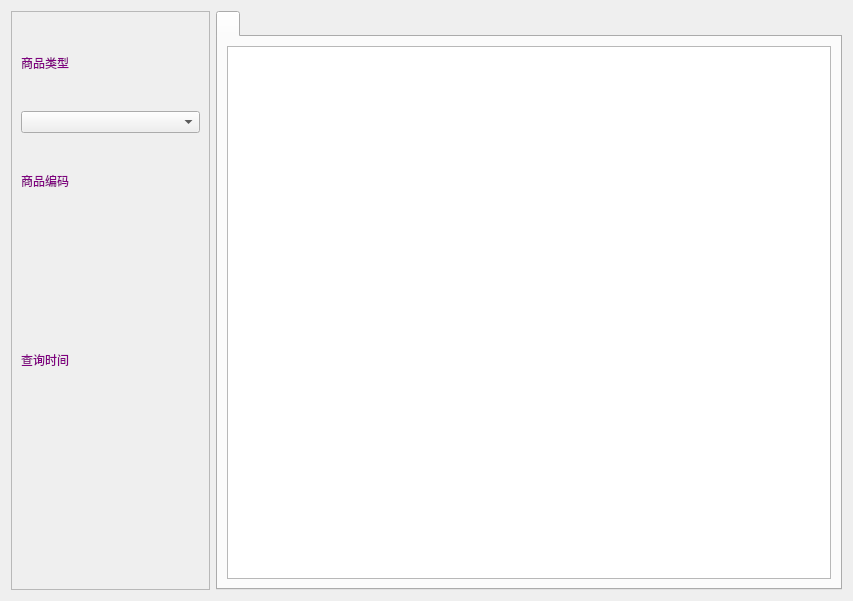
<?xml version="1.0" encoding="UTF-8"?>
<ui version="4.0">
 <class>w_i_inventory_query_Dialog</class>
 <widget class="QDialog" name="w_i_inventory_query_Dialog">
  <property name="geometry">
   <rect>
    <x>0</x>
    <y>0</y>
    <width>853</width>
    <height>601</height>
   </rect>
  </property>
  <property name="windowTitle">
   <string>Dialog</string>
  </property>
  <layout class="QHBoxLayout" name="horizontalLayout">
   <item>
    <widget class="QFrame" name="frame">
     <property name="maximumSize">
      <size>
       <width>199</width>
       <height>16777215</height>
      </size>
     </property>
     <property name="frameShape">
      <enum>QFrame::StyledPanel</enum>
     </property>
     <property name="frameShadow">
      <enum>QFrame::Raised</enum>
     </property>
     <layout class="QVBoxLayout" name="verticalLayout">
      <item>
       <widget class="QLabel" name="label_3">
        <property name="styleSheet">
         <string notr="true">color:purple;</string>
        </property>
        <property name="text">
         <string>商品类型</string>
        </property>
       </widget>
      </item>
      <item>
       <widget class="lds_ComboBox" name="comboBox_series">
        <property name="editable">
         <bool>false</bool>
        </property>
       </widget>
      </item>
      <item>
       <widget class="QLabel" name="label_4">
        <property name="styleSheet">
         <string notr="true">color:purple;</string>
        </property>
        <property name="text">
         <string>商品编码</string>
        </property>
       </widget>
      </item>
      <item>
       <widget class="lds_selectgoods" name="selectgoods" native="true"/>
      </item>
      <item>
       <widget class="QLabel" name="label_5">
        <property name="styleSheet">
         <string notr="true">color:purple;</string>
        </property>
        <property name="text">
         <string>查询时间</string>
        </property>
       </widget>
      </item>
      <item>
       <layout class="QHBoxLayout" name="horizontalLayout_2" stretch="1,1">
        <item>
         <widget class="QLabel" name="label">
          <property name="styleSheet">
           <string notr="true"/>
          </property>
          <property name="text">
           <string/>
          </property>
         </widget>
        </item>
        <item>
         <widget class="QLabel" name="label_querytime">
          <property name="styleSheet">
           <string notr="true"/>
          </property>
          <property name="text">
           <string/>
          </property>
         </widget>
        </item>
       </layout>
      </item>
      <item>
       <widget class="lds_toolbar" name="widget"/>
      </item>
     </layout>
    </widget>
   </item>
   <item>
    <widget class="QTabWidget" name="tabWidget">
     <property name="currentIndex">
      <number>0</number>
     </property>
     <widget class="QWidget" name="tab">
      <attribute name="title">
       <string/>
      </attribute>
      <layout class="QVBoxLayout" name="verticalLayout_4">
       <item>
        <widget class="lds_tableview_sum" name="tableView"/>
       </item>
      </layout>
     </widget>
    </widget>
   </item>
  </layout>
 </widget>
 <customwidgets>
  <customwidget>
   <class>lds_toolbar</class>
   <extends>QFrame</extends>
   <header>lds_toolbar.h</header>
   <container>1</container>
  </customwidget>
  <customwidget>
   <class>lds_tableview_sum</class>
   <extends>QTableView</extends>
   <header>lds_tableview_sum.h</header>
  </customwidget>
  <customwidget>
   <class>lds_ComboBox</class>
   <extends>QComboBox</extends>
   <header>lds_combobox.h</header>
  </customwidget>
  <customwidget>
   <class>lds_selectgoods</class>
   <extends>QWidget</extends>
   <header>lds_selectgoods.h</header>
   <container>1</container>
   <slots>
    <signal>okstr1(QString)</signal>
   </slots>
  </customwidget>
 </customwidgets>
 <tabstops>
  <tabstop>tableView</tabstop>
  <tabstop>comboBox_series</tabstop>
  <tabstop>tabWidget</tabstop>
 </tabstops>
 <resources/>
 <connections/>
</ui>
